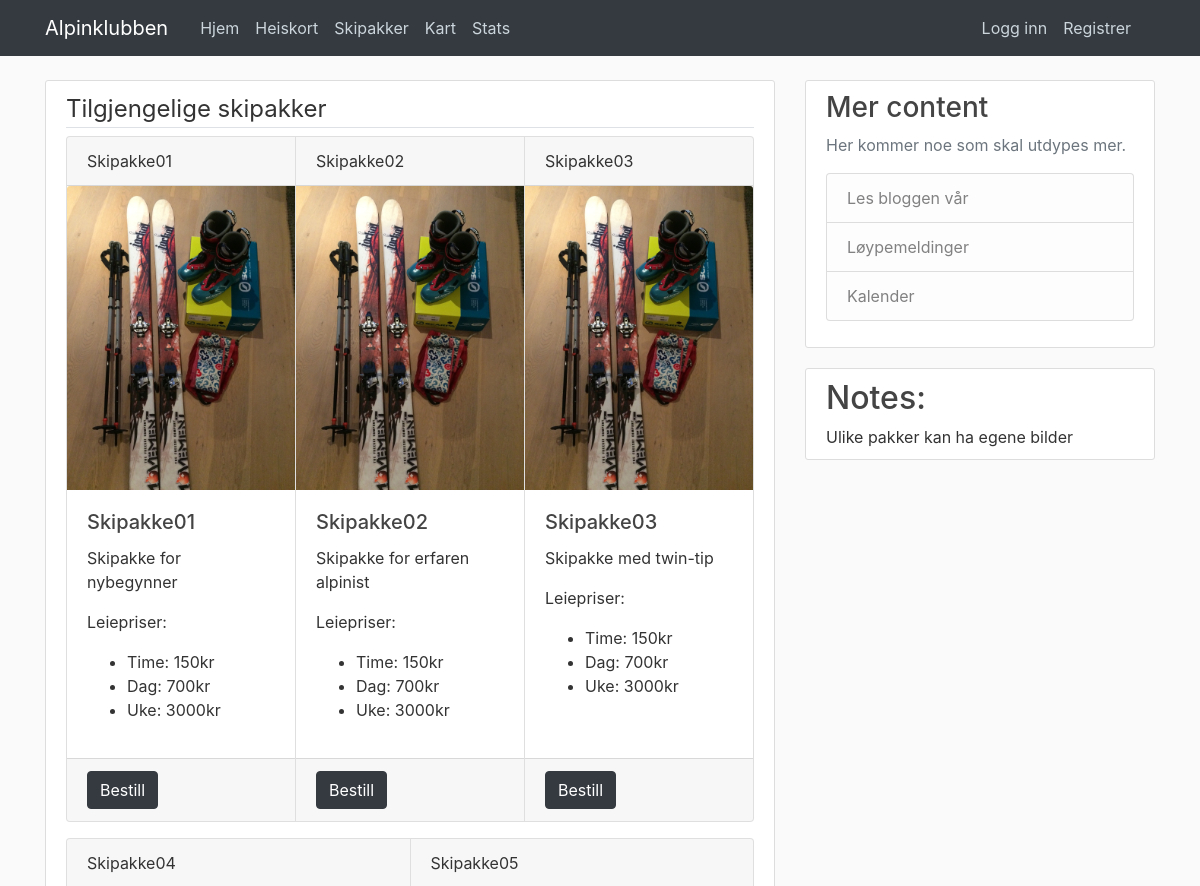
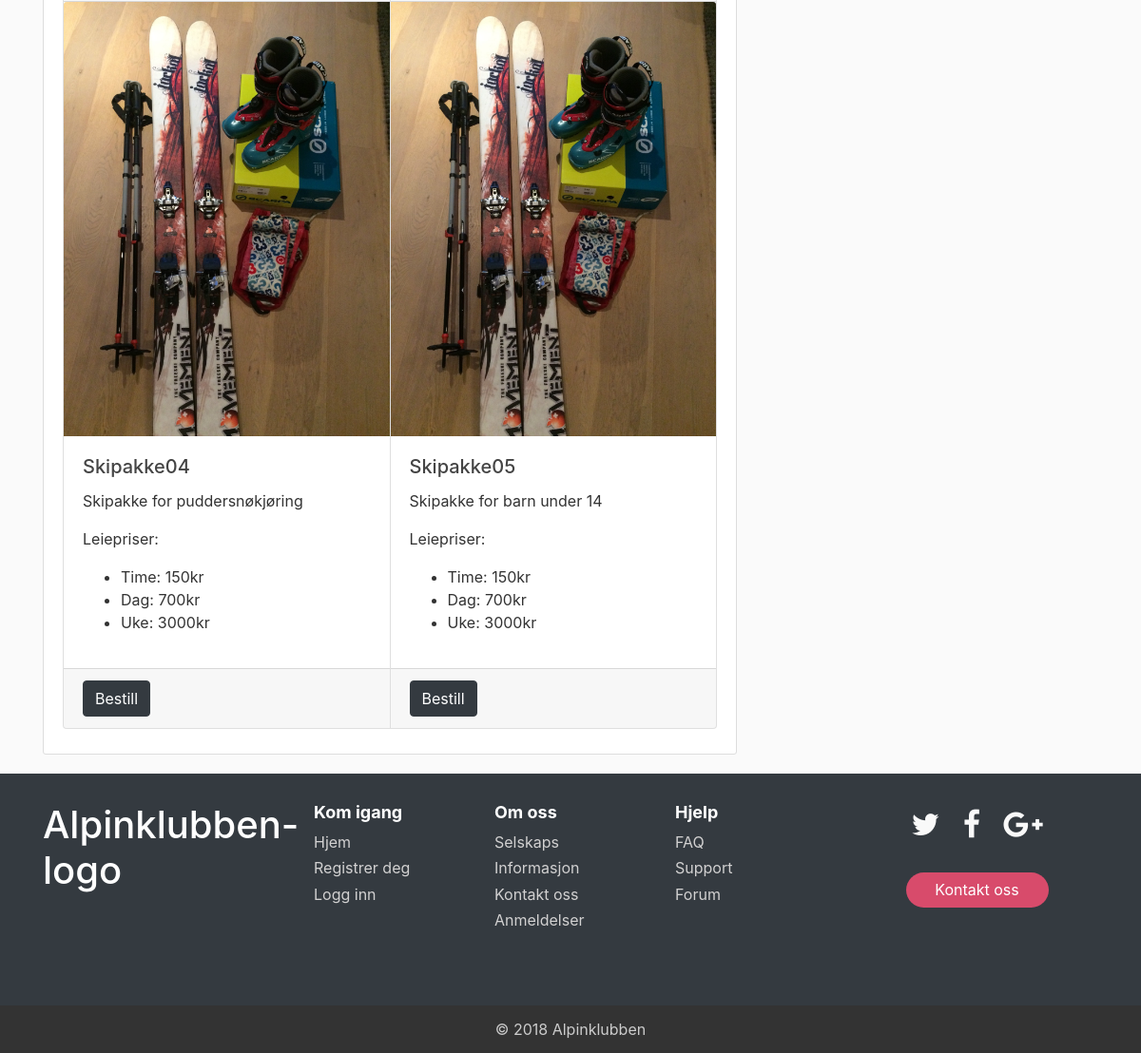
The app's page /skipakker with its own data (2 pictures, top to bottom).
### alpinklubben/models.py (models this page shows)
class Skipakke(db.Model):
    id = db.Column(db.Integer, primary_key=True)
    name = db.Column(db.String(20), nullable=False)
    desc = db.Column(db.String(20), nullable=False)
    hour_price = db.Column(db.Integer, nullable=False)
    day_price = db.Column(db.Integer, nullable=False)
    week_price = db.Column(db.Integer, nullable=False)
    image = db.Column(db.String(120), nullable=False, default='skipakke.jpg')

### alpinklubben/routes.py (the view)
@app.route('/skipakker')
def show_skipakker():
    skilift_image = url_for('static', filename='imgs/skiheis.jpg')
    skipakker = Skipakke.query.all()
    skipakke_image = url_for('static', filename='imgs/skipakke01.jpg')
    return render_template('skipakker.html', title="Tilgjengelige skipakker", skipakker=skipakker, skipakke_image=skipakke_image)

### alpinklubben/templates/skipakker.html
{% extends 'layout.html' %}
{% block content %}
<div class="content-section">
    <legend class="border-bottom">{{ title }}</legend>
    {% if skipakker %}
    {% for skipakke in skipakker %}
    {% if loop.index0 % 3 == 0 %}
    <div class="card-group">
        {% endif %}
        <div class="card mb-3 ">
            <div class="card-header">
                {{ skipakke.name }}
            </div>
            <img class="card-img-top" src="{{ url_for('static', filename=('imgs/')+skipakke.image) }}" alt="Skipakke bilde">
            <div class="card-body">
                <h5 class="card-title">{{ skipakke.name }}</h5>
                <p class="card-text">{{ skipakke.desc }}</p>
                <p>Leiepriser:</p>
                <ul>
                    <li>Time: {{ skipakke.hour_price }}kr</li>
                    <li>Dag: {{ skipakke.day_price }}kr</li>
                    <li>Uke: {{ skipakke.week_price }}kr</li>
                </ul>
            </div>
            <div class="card-footer">
                <small class="text-muted">
                    <a href="{{ url_for('order_skipakker', id=skipakke.id) }}" class="btn btn-md btn-dark">Bestill</a>
                </small>
            </div>
        </div>
        {% if loop.index0 % 3 == 2 or loop.last %}
    </div>
    {% endif %}
    {% endfor %}
    {% endif %}
</div>
{% endblock content %}
{% block sidebar2 %}
<div class="content-section">
    <h2>Notes:</h2>
    Ulike pakker kan ha egene bilder
</div>
{% endblock sidebar2 %}

### alpinklubben/static/main.css (style rules this page uses)
body { background: #fafafa; color: #333333; margin-top: 5rem; }
h1, h2, h3, h4, h5, h6 { color: #444444; }
.content-section { background: #ffffff; padding: 10px 20px; border: 1px solid #dddddd; border-radius: 3px; margin-bottom: 20px; }

### records on screen
Skipakke: name "Skipakke01", image (picture), desc "Skipakke for nybegynner", hour_price "150", day_price "700", week_price "3000"
Skipakke: name "Skipakke02", image (picture), desc "Skipakke for erfaren alpinist", hour_price "150", day_price "700", week_price "3000"
Skipakke: name "Skipakke03", image (picture), desc "Skipakke med twin-tip", hour_price "150", day_price "700", week_price "3000"
Skipakke: name "Skipakke04", image (picture), desc "Skipakke for puddersnøkjøring", hour_price "150", day_price "700", week_price "3000"
Skipakke: name "Skipakke05", image (picture), desc "Skipakke for barn under 14", hour_price "150", day_price "700", week_price "3000"

### other values on screen
{{ title }} "Tilgjengelige skipakker"
